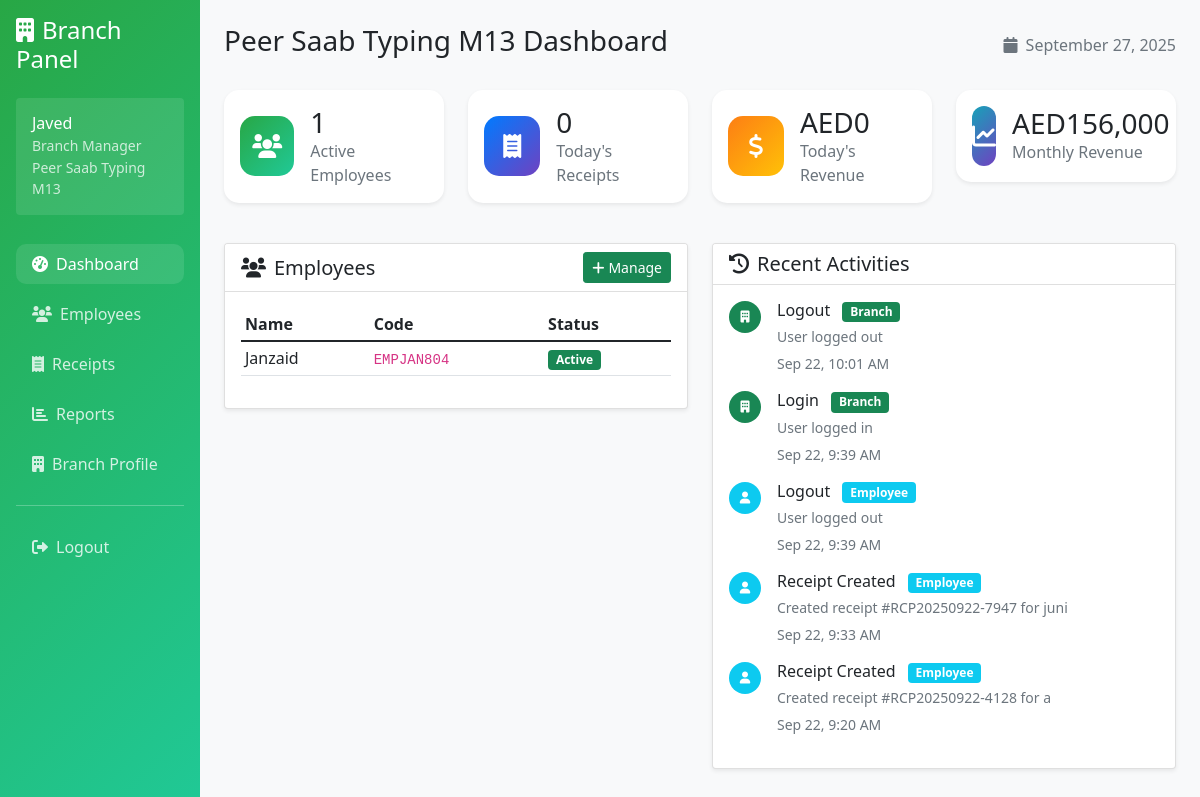
Page /branch/dashboard.php (signed in) on the committed database.
### tables this page shows
CREATE TABLE branches (
            id INTEGER PRIMARY KEY AUTOINCREMENT,
            branch_name VARCHAR(100) NOT NULL,
            branch_code VARCHAR(20) UNIQUE NOT NULL,
            address TEXT,
            phone VARCHAR(20),
            email VARCHAR(100),
            manager_username VARCHAR(50) UNIQUE NOT NULL,
            manager_password VARCHAR(255) NOT NULL,
            manager_full_name VARCHAR(100) NOT NULL,
            status TEXT DEFAULT 'active' CHECK (status IN ('active', 'inactive')),
            created_at DATETIME DEFAULT CURRENT_TIMESTAMP
        );

CREATE TABLE settings (
            id INTEGER PRIMARY KEY AUTOINCREMENT,
            setting_key VARCHAR(100) UNIQUE NOT NULL,
            setting_value TEXT,
            updated_at DATETIME DEFAULT CURRENT_TIMESTAMP
        );

CREATE TABLE employees (
            id INTEGER PRIMARY KEY AUTOINCREMENT,
            branch_id INTEGER NOT NULL,
            employee_code VARCHAR(20) UNIQUE NOT NULL,
            username VARCHAR(50) UNIQUE NOT NULL,
            password VARCHAR(255) NOT NULL,
            full_name VARCHAR(100) NOT NULL,
            email VARCHAR(100),
            phone VARCHAR(20),
            basic_salary DECIMAL(10,2) DEFAULT 0.00,
            commission_rate DECIMAL(5,2) DEFAULT 0.00,
            hire_date DATE NOT NULL,
            status TEXT DEFAULT 'active' CHECK (status IN ('active', 'inactive')),
            created_at DATETIME DEFAULT CURRENT_TIMESTAMP,
            FOREIGN KEY (branch_id) REFERENCES branches(id)
        );

CREATE TABLE activity_logs (
            id INTEGER PRIMARY KEY AUTOINCREMENT,
            user_type TEXT NOT NULL CHECK (user_type IN ('admin', 'branch', 'employee')),
            user_id INTEGER NOT NULL,
            action VARCHAR(100) NOT NULL,
            description TEXT,
            ip_address VARCHAR(45),
            created_at DATETIME DEFAULT CURRENT_TIMESTAMP
        );

### branch/dashboard.php (the view, shortened to what the rows shown need)
<?php
require_once '../config/database.php';
require_once '../includes/auth.php';
require_once '../includes/currency_helper.php';
$database = new Database();
$auth = new Auth($database);
$auth->requireRole(['branch']);
$user_info = $auth->getUserInfo();
$db = $database->getConnection();
$stmt = $db->prepare("SELECT * FROM branches WHERE id = ?");
$stmt->execute([$user_info['id']]);
$branch_info = $stmt->fetch(PDO::FETCH_ASSOC);
$stats = [];
$stmt = $db->prepare("SELECT COUNT(*) as count FROM employees WHERE branch_id = ? AND status = 'active'");
$stmt->execute([$user_info['id']]);
$stats['employees'] = $stmt->fetch(PDO::FETCH_ASSOC)['count'];
$stmt = $db->prepare("SELECT COUNT(*) as count, COALESCE(SUM(total_amount), 0) as total FROM receipts WHERE branch_id = ? AND strftime('%Y-%m', created_at) = strftime('%Y-%m', 'now')");
$stmt->execute([$user_info['id']]);
$monthly_data = $stmt->fetch(PDO::FETCH_ASSOC);
$stats['monthly_receipts'] = $monthly_data['count'];
$stats['monthly_revenue'] = $monthly_data['total'];
$stmt = $db->prepare("SELECT COUNT(*) as count, COALESCE(SUM(total_amount), 0) as total FROM receipts WHERE branch_id = ? AND DATE(created_at) = DATE('now')");
$stmt->execute([$user_info['id']]);
$today_data = $stmt->fetch(PDO::FETCH_ASSOC);
$stats['today_receipts'] = $today_data['count'];
$stats['today_revenue'] = $today_data['total'];
$current_currency = getCurrentCurrency($db);
$stmt = $db->prepare("SELECT al.*, e.full_name as user_name
    FROM activity_logs al
    LEFT JOIN employees e ON al.user_type = 'employee' AND al.user_id = e.id
    WHERE (al.user_type = 'branch' AND al.user_id = ?) OR
          (al.user_type = 'employee' AND al.user_id IN (SELECT id FROM employees WHERE branch_id = ?))
    ORDER BY al.created_at DESC LIMIT 10");
$stmt->execute([$user_info['id'], $user_info['id']]);
$recent_activities = $stmt->fetchAll(PDO::FETCH_ASSOC);
$stmt = $db->prepare("SELECT * FROM employees WHERE branch_id = ? AND status = 'active' ORDER BY full_name");
$stmt->execute([$user_info['id']]);
$employees = $stmt->fetchAll(PDO::FETCH_ASSOC);
?>
<!DOCTYPE html>
<html lang="en">
<head>
    <link href="https://cdn.jsdelivr.net/npm/bootstrap@5.1.3/dist/css/bootstrap.min.css" rel="stylesheet">
    <link href="https://cdnjs.cloudflare.com/ajax/libs/font-awesome/6.0.0/css/all.min.css" rel="stylesheet">
</head>
<body>
    <div class="container-fluid">
        <div class="row">
            <div class="col-md-3 col-lg-2 sidebar p-3">
                <div class="user-info bg-white bg-opacity-10 rounded p-3 mb-4">
                    <div>
                        <h6 class="mb-0"><?= htmlspecialchars($user_info['full_name']) ?></h6>
                        <small class="opacity-75">Branch Manager</small>
                        <div class="small opacity-75"><?= htmlspecialchars($branch_info['branch_name']) ?></div>
                    </div>
                </div>
            </div>
            <div class="col-md-9 col-lg-10 p-4">
                <div class="d-flex justify-content-between align-items-center mb-4">
                    <h1 class="h3"><?= htmlspecialchars($branch_info['branch_name']) ?> Dashboard</h1>
                    <div class="text-muted">
                        <i class="fas fa-calendar me-2"></i><?= date('F j, Y') ?>
                    </div>
                </div>
                <div class="row mb-4">
                    <div class="col-md-3 mb-3">
                        <div class="card stat-card shadow-sm">
                            <div class="card-body d-flex align-items-center">
                                <div>
                                    <h3 class="mb-0"><?= formatCurrency($stats['today_revenue'], $current_currency) ?></h3>
                                    <p class="text-muted mb-0">Today's Revenue</p>
                                </div>
                            </div>
                        </div>
                    </div>
                    <div class="col-md-3 mb-3">
                        <div class="card stat-card shadow-sm">
                            <div class="card-body d-flex align-items-center">
                                <div>
                                    <h3 class="mb-0"><?= formatCurrency($stats['monthly_revenue'], $current_currency) ?></h3>
                                    <p class="text-muted mb-0">Monthly Revenue</p>
                                </div>
                            </div>
                        </div>
                    </div>
                </div>
                <div class="row">
                    <div class="col-md-6 mb-4">
                        <div class="card shadow-sm">
                            <div class="card-body">
                                <?php if (empty($employees)): ?>
                                    <div class="text-center text-muted py-4">
                                        <i class="fas fa-user-plus fa-3x mb-3"></i>
                                        <p>No employees found</p>
                                        <a href="/branch/employees.php" class="btn btn-success">Add First Employee</a>
                                    </div>
                                <?php else: ?>
                                    <div class="table-responsive">
                                        <table class="table table-hover table-sm">
                                            <thead>
                                                <tr>
                                                    <th>Name</th>
                                                    <th>Code</th>
                                                    <th>Status</th>
                                                </tr>
                                            </thead>
                                            <tbody>
                                                <?php foreach (array_slice($employees, 0, 5) as $employee): ?>
                                                    <tr>
                                                        <td><?= htmlspecialchars($employee['full_name']) ?></td>
                                                        <td><code><?= htmlspecialchars($employee['employee_code']) ?></code></td>
                                                        <td>
                                                            <span class="badge bg-success">Active</span>
                                                        </td>
                                                    </tr>
                                                <?php endforeach; ?>
                                            </tbody>
                                        </table>
                                    </div>
                                <?php endif; ?>
                            </div>
                        </div>
                    </div>
                    <div class="col-md-6 mb-4">
                        <div class="card shadow-sm">
                            <div class="card-body">
                                <?php if (empty($recent_activities)): ?>
                                    <div class="text-center text-muted py-4">
                                        <i class="fas fa-inbox fa-3x mb-3"></i>
                                        <p>No recent activities</p>
                                    </div>
                                <?php else: ?>
                                    <div class="activity-feed">
                                        <?php foreach (array_slice($recent_activities, 0, 5) as $activity): ?>
                                            <div class="d-flex mb-3">
                                                <div class="flex-shrink-0">
                                                    <div class="avatar bg-<?=
                                                        $activity['user_type'] === 'branch' ? 'success' : 'info'
                                                    ?> text-white rounded-circle d-flex align-items-center justify-content-center" style="width: 32px; height: 32px; font-size: 12px;">
                                                        <i class="fas fa-<?=
                                                            $activity['user_type'] === 'branch' ? 'building' : 'user'
                                                        ?>"></i>
                                                    </div>
                                                </div>
                                                <div class="flex-grow-1 ms-3">
                                                    <h6 class="mb-1">
                                                        <?= htmlspecialchars($activity['action']) ?>
                                                        <span class="badge bg-<?=
                                                            $activity['user_type'] === 'branch' ? 'success' : 'info'
                                                        ?> ms-2">
                                                            <?= ucfirst($activity['user_type']) ?>
                                                        </span>
                                                    </h6>
                                                    <p class="mb-1 small text-muted"><?= htmlspecialchars($activity['description']) ?></p>
                                                    <small class="text-muted">
                                                        <?= date('M j, g:i A', strtotime($activity['created_at'])) ?>
                                                    </small>
                                                </div>
                                            </div>
                                        <?php endforeach; ?>
                                    </div>
                                <?php endif; ?>
                            </div>
                        </div>
                    </div>
                </div>
            </div>
        </div>
    </div>
</body>
</html>

### rows in the picture
branches: manager_full_name "Javed", branch_name "Peer Saab Typing M13"
settings: setting_value "AED0", setting_value "AED156,000"
employees: full_name "Janzaid", employee_code "EMPJAN804"
activity_logs: action "Logout", user_type "Branch", description "User logged out", created_at "Sep 22, 10:01 AM"
activity_logs: action "Login", user_type "Branch", description "User logged in", created_at "Sep 22, 9:39 AM"
activity_logs: action "Logout", user_type "Employee", description "User logged out", created_at "Sep 22, 9:39 AM"
activity_logs: action "Receipt Created", user_type "Employee", description "Created receipt #RCP20250922-7947 for juni", created_at "Sep 22, 9:33 AM"
activity_logs: action "Receipt Created", user_type "Employee", description "Created receipt #RCP20250922-4128 for a", created_at "Sep 22, 9:20 AM"

### other values in the picture
$stats['employees'] "1"
$stats['today_receipts'] "0"
